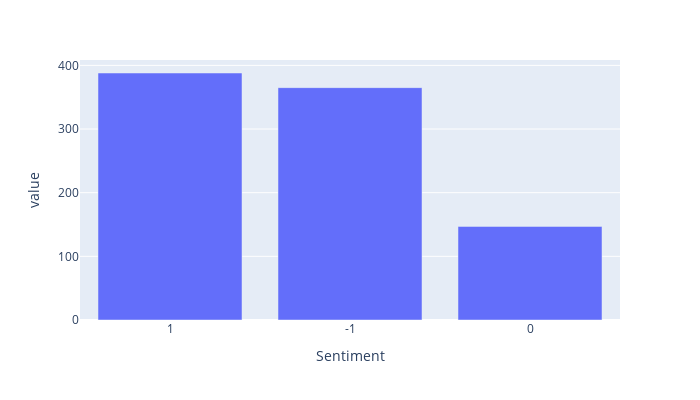

This figure's notebook cell:
### Code cell
fig = px.bar(sentiment_counts,height=400,width=700)
fig.update_layout(showlegend=False)
fig.show()

### Figure 1 — Plotly figure (JSON) as saved in the notebook; plotly's stock layout.template omitted (floating-point values rounded to 4 significant figures)
{"data": [{"alignmentgroup": "True", "hovertemplate": "variable=count<br>Sentiment=%{x}<br>value=%{y}<extra></extra>", "legendgroup": "count", "marker": {"color": "#636efa", "pattern": {"shape": ""}}, "name": "count", "offsetgroup": "count", "orientation": "v", "showlegend": true, "textposition": "auto", "type": "bar", "x": ["1", "-1", "0"], "xaxis": "x", "y": [388, 365, 147], "yaxis": "y"}], "layout": {"barmode": "relative", "height": 400, "legend": {"title": {"text": "variable"}, "tracegroupgap": 0}, "margin": {"t": 60}, "showlegend": false, "width": 700, "xaxis": {"anchor": "y", "autorange": true, "domain": [0, 1], "range": [-0.5, 2.5], "title": {"text": "Sentiment"}, "type": "category"}, "yaxis": {"anchor": "x", "autorange": true, "domain": [0, 1], "range": [0, 408.4], "title": {"text": "value"}, "type": "linear"}}}
